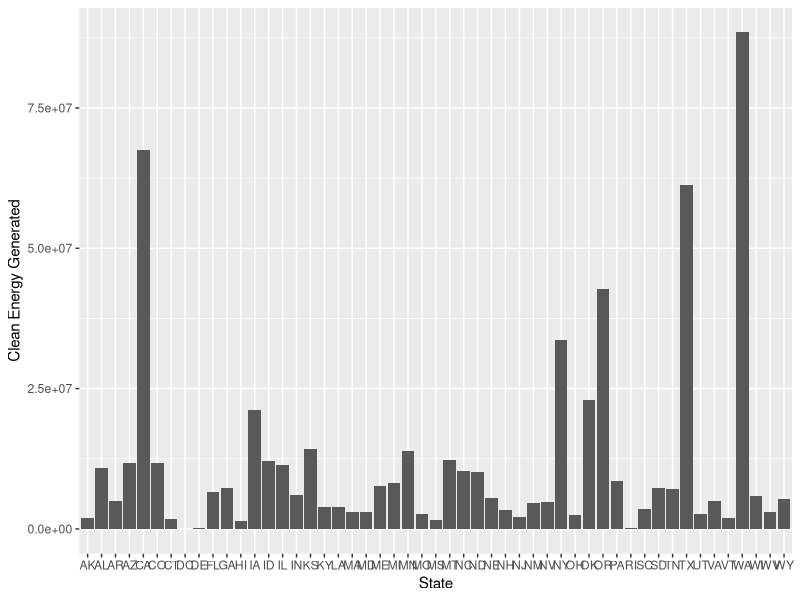

The R script that drew this image:
## ---- chunk 1
library(readr)
library(tidyverse)
library(ggplot2)
Dataset <- read_csv("Dataset.csv")
View(Dataset)
## ---- chunk 2
# Question 1

Dataset_1 <- Dataset %>%  
  mutate(clean=Wind+Hydro+Solar+Biomass,
         dirty=Coal+Oil+Other) %>% 
  select(State,clean) %>% 
  arrange(desc(clean))  

head(Dataset_1, 10)

ggplot(Dataset_1,aes(x=State,y=clean))+
  geom_col() +
  labs(x="State",y="Clean Energy Generated")
## ---- chunk 3
# Question 2

Dataset_2 <- Dataset %>%  
  mutate(clean=Wind+Hydro+Solar+Biomass,
         dirty=Coal+Oil+Other) %>%
  select(State, clean) %>%
  top_n(5, clean) %>% 
  arrange(desc(clean))

Dataset_3 <- Dataset %>%  
  mutate(clean=Wind+Hydro+Solar+Biomass,
         dirty=Coal+Oil+Other) %>%
  select(State, dirty) %>%
  top_n(5, dirty) %>% 
  arrange(desc(dirty))
Dataset_2
Dataset_3
